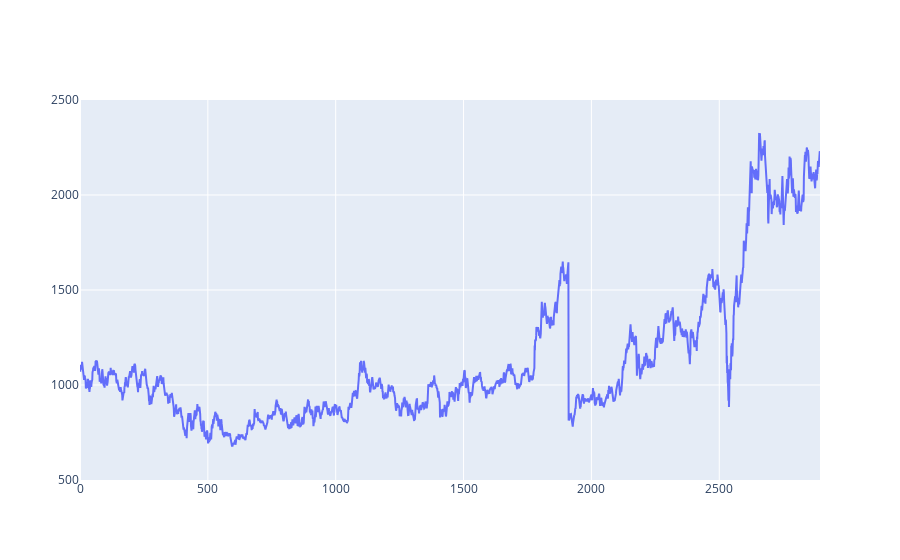

Notebook code for this chart:
### Code cell
fig = go.Figure()
fig.add_trace(go.Scatter(x=data.index, y=data['Close'], mode='lines', name='closing price'))

# fig.update_xaxes(range=["2018-07-01", "2021-11-01"])
fig.update_yaxes(range=[500, 2500])

### Figure 1 — Plotly figure (JSON) as saved in the notebook; plotly's stock layout.template omitted (floating-point values rounded to 4 significant figures; data arrays with more than 128 entries replaced by an {"elided": "..."} marker saying what was removed)
{"data": [{"mode": "lines", "name": "closing price", "type": "scatter", "x": {"elided": "2895 int values"}, "y": {"elided": "2895 float values"}}], "layout": {"yaxis": {"range": [500, 2500]}}}
